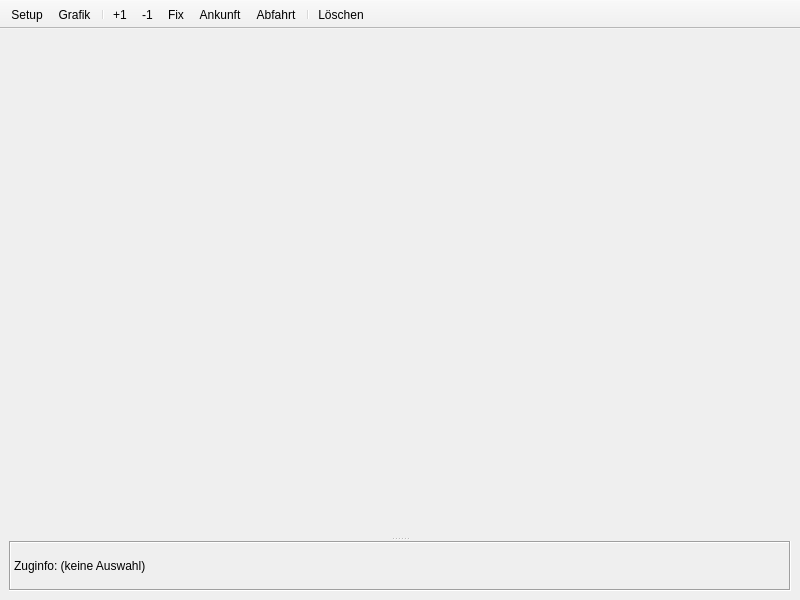
<?xml version="1.0" encoding="UTF-8"?>
<ui version="4.0">
 <class>BildfahrplanWindow</class>
 <widget class="QMainWindow" name="BildfahrplanWindow">
  <property name="geometry">
   <rect>
    <x>0</x>
    <y>0</y>
    <width>800</width>
    <height>600</height>
   </rect>
  </property>
  <property name="windowTitle">
   <string>Bildfahrplan</string>
  </property>
  <widget class="QWidget" name="centralwidget">
   <layout class="QVBoxLayout" name="verticalLayout">
    <item>
     <widget class="QStackedWidget" name="stackedWidget">
      <property name="currentIndex">
       <number>1</number>
      </property>
      <widget class="QWidget" name="settings_page">
       <layout class="QHBoxLayout" name="horizontalLayout_2">
        <item>
         <layout class="QVBoxLayout" name="settings_layout">
          <item>
           <widget class="QLabel" name="vordefiniert_label">
            <property name="text">
             <string>Vordefinierte &amp;Strecke</string>
            </property>
            <property name="buddy">
             <cstring>vordefiniert_combo</cstring>
            </property>
           </widget>
          </item>
          <item>
           <widget class="QComboBox" name="vordefiniert_combo"/>
          </item>
          <item>
           <widget class="QLabel" name="von_label">
            <property name="text">
             <string>&amp;Von</string>
            </property>
            <property name="buddy">
             <cstring>von_combo</cstring>
            </property>
           </widget>
          </item>
          <item>
           <widget class="QComboBox" name="von_combo"/>
          </item>
          <item>
           <widget class="QLabel" name="via_label">
            <property name="text">
             <string>V&amp;ia</string>
            </property>
            <property name="buddy">
             <cstring>via_combo</cstring>
            </property>
           </widget>
          </item>
          <item>
           <widget class="QComboBox" name="via_combo"/>
          </item>
          <item>
           <widget class="QLabel" name="nach_label">
            <property name="text">
             <string>&amp;Nach</string>
            </property>
            <property name="buddy">
             <cstring>nach_combo</cstring>
            </property>
           </widget>
          </item>
          <item>
           <widget class="QComboBox" name="nach_combo"/>
          </item>
          <item>
           <widget class="QLabel" name="strecke_label">
            <property name="text">
             <string>S&amp;trecke</string>
            </property>
            <property name="buddy">
             <cstring>strecke_list</cstring>
            </property>
           </widget>
          </item>
          <item>
           <widget class="QListWidget" name="strecke_list">
            <property name="alternatingRowColors">
             <bool>true</bool>
            </property>
           </widget>
          </item>
          <item>
           <widget class="QToolButton" name="display_button">
            <property name="sizePolicy">
             <sizepolicy hsizetype="Fixed" vsizetype="Fixed">
              <horstretch>0</horstretch>
              <verstretch>0</verstretch>
             </sizepolicy>
            </property>
            <property name="text">
             <string>Anzeigen</string>
            </property>
            <property name="toolButtonStyle">
             <enum>Qt::ToolButtonTextBesideIcon</enum>
            </property>
           </widget>
          </item>
         </layout>
        </item>
       </layout>
      </widget>
      <widget class="QWidget" name="display_page">
       <layout class="QHBoxLayout" name="horizontalLayout">
        <property name="leftMargin">
         <number>0</number>
        </property>
        <property name="topMargin">
         <number>0</number>
        </property>
        <property name="rightMargin">
         <number>0</number>
        </property>
        <property name="bottomMargin">
         <number>0</number>
        </property>
        <item>
         <widget class="QSplitter" name="displaySplitter">
          <property name="orientation">
           <enum>Qt::Vertical</enum>
          </property>
          <widget class="QWidget" name="grafikWidget" native="true">
           <property name="sizePolicy">
            <sizepolicy hsizetype="Expanding" vsizetype="Expanding">
             <horstretch>0</horstretch>
             <verstretch>0</verstretch>
            </sizepolicy>
           </property>
          </widget>
          <widget class="QLabel" name="zuginfoLabel">
           <property name="sizePolicy">
            <sizepolicy hsizetype="Preferred" vsizetype="Preferred">
             <horstretch>0</horstretch>
             <verstretch>0</verstretch>
            </sizepolicy>
           </property>
           <property name="maximumSize">
            <size>
             <width>16777215</width>
             <height>50</height>
            </size>
           </property>
           <property name="baseSize">
            <size>
             <width>0</width>
             <height>0</height>
            </size>
           </property>
           <property name="frameShape">
            <enum>QFrame::Box</enum>
           </property>
           <property name="frameShadow">
            <enum>QFrame::Sunken</enum>
           </property>
           <property name="text">
            <string>Zuginfo: (keine Auswahl)</string>
           </property>
           <property name="textFormat">
            <enum>Qt::AutoText</enum>
           </property>
           <property name="textInteractionFlags">
            <set>Qt::TextSelectableByMouse</set>
           </property>
          </widget>
         </widget>
        </item>
       </layout>
      </widget>
     </widget>
    </item>
   </layout>
  </widget>
  <widget class="QToolBar" name="toolBar">
   <property name="windowTitle">
    <string>Tool Bar</string>
   </property>
   <property name="movable">
    <bool>false</bool>
   </property>
   <property name="iconSize">
    <size>
     <width>16</width>
     <height>16</height>
    </size>
   </property>
   <property name="floatable">
    <bool>false</bool>
   </property>
   <attribute name="toolBarArea">
    <enum>TopToolBarArea</enum>
   </attribute>
   <attribute name="toolBarBreak">
    <bool>false</bool>
   </attribute>
   <addaction name="actionSetup"/>
   <addaction name="actionAnzeige"/>
   <addaction name="separator"/>
   <addaction name="actionPlusEins"/>
   <addaction name="actionMinusEins"/>
   <addaction name="actionFix"/>
   <addaction name="actionAnkunftAbwarten"/>
   <addaction name="actionAbfahrtAbwarten"/>
   <addaction name="separator"/>
   <addaction name="actionLoeschen"/>
  </widget>
  <action name="actionSetup">
   <property name="icon">
    <iconset resource="resources.qrc">
     <normaloff>:/equalizer.png</normaloff>:/equalizer.png</iconset>
   </property>
   <property name="text">
    <string>Setup</string>
   </property>
   <property name="toolTip">
    <string>Streckendefinition (S)</string>
   </property>
   <property name="shortcut">
    <string>S</string>
   </property>
  </action>
  <action name="actionAnzeige">
   <property name="icon">
    <iconset resource="resources.qrc">
     <normaloff>:/chart.png</normaloff>:/chart.png</iconset>
   </property>
   <property name="text">
    <string>Grafik</string>
   </property>
   <property name="toolTip">
    <string>Grafik anzeigen (G)</string>
   </property>
   <property name="shortcut">
    <string>G</string>
   </property>
  </action>
  <action name="actionPlusEins">
   <property name="icon">
    <iconset resource="resources.qrc">
     <normaloff>:/clock--plus.png</normaloff>:/clock--plus.png</iconset>
   </property>
   <property name="text">
    <string>+1</string>
   </property>
   <property name="toolTip">
    <string>Feste Verspätung +1 Minute auf ausgewähltem Segment (+)</string>
   </property>
   <property name="shortcut">
    <string>+</string>
   </property>
  </action>
  <action name="actionMinusEins">
   <property name="icon">
    <iconset resource="resources.qrc">
     <normaloff>:/clock--minus.png</normaloff>:/clock--minus.png</iconset>
   </property>
   <property name="text">
    <string>-1</string>
   </property>
   <property name="toolTip">
    <string>Feste Verspätung -1 Minute auf ausgewähltem Segment (-)</string>
   </property>
   <property name="shortcut">
    <string>-</string>
   </property>
  </action>
  <action name="actionFix">
   <property name="icon">
    <iconset resource="resources.qrc">
     <normaloff>:/clock--pencil.png</normaloff>:/clock--pencil.png</iconset>
   </property>
   <property name="text">
    <string>Fix</string>
   </property>
   <property name="toolTip">
    <string>Feste Verspätung auf ausgewähltem Segment festlegen (V)</string>
   </property>
   <property name="shortcut">
    <string>V</string>
   </property>
  </action>
  <action name="actionLoeschen">
   <property name="icon">
    <iconset resource="resources.qrc">
     <normaloff>:/cross-script.png</normaloff>:/cross-script.png</iconset>
   </property>
   <property name="text">
    <string>Löschen</string>
   </property>
   <property name="toolTip">
    <string>Korrekturen auf ausgewähltem Segment löschen (Del)</string>
   </property>
   <property name="shortcut">
    <string>Del</string>
   </property>
  </action>
  <action name="actionAnkunftAbwarten">
   <property name="icon">
    <iconset resource="resources.qrc">
     <normaloff>:/zug-ankunft-abwraten.png</normaloff>:/zug-ankunft-abwraten.png</iconset>
   </property>
   <property name="text">
    <string>Ankunft</string>
   </property>
   <property name="toolTip">
    <string>Kreuzung/Ankunft von zweitem gewählten Zug abwarten (K)</string>
   </property>
   <property name="shortcut">
    <string>K</string>
   </property>
  </action>
  <action name="actionAbfahrtAbwarten">
   <property name="icon">
    <iconset resource="resources.qrc">
     <normaloff>:/zug-abfahrt-abwarten.png</normaloff>:/zug-abfahrt-abwarten.png</iconset>
   </property>
   <property name="text">
    <string>Abfahrt</string>
   </property>
   <property name="toolTip">
    <string>Überholung/Abfahrt von zweitem gewählten Zug abwarten (F)</string>
   </property>
   <property name="shortcut">
    <string>F</string>
   </property>
  </action>
 </widget>
 <resources>
  <include location="resources.qrc"/>
 </resources>
 <connections/>
</ui>
